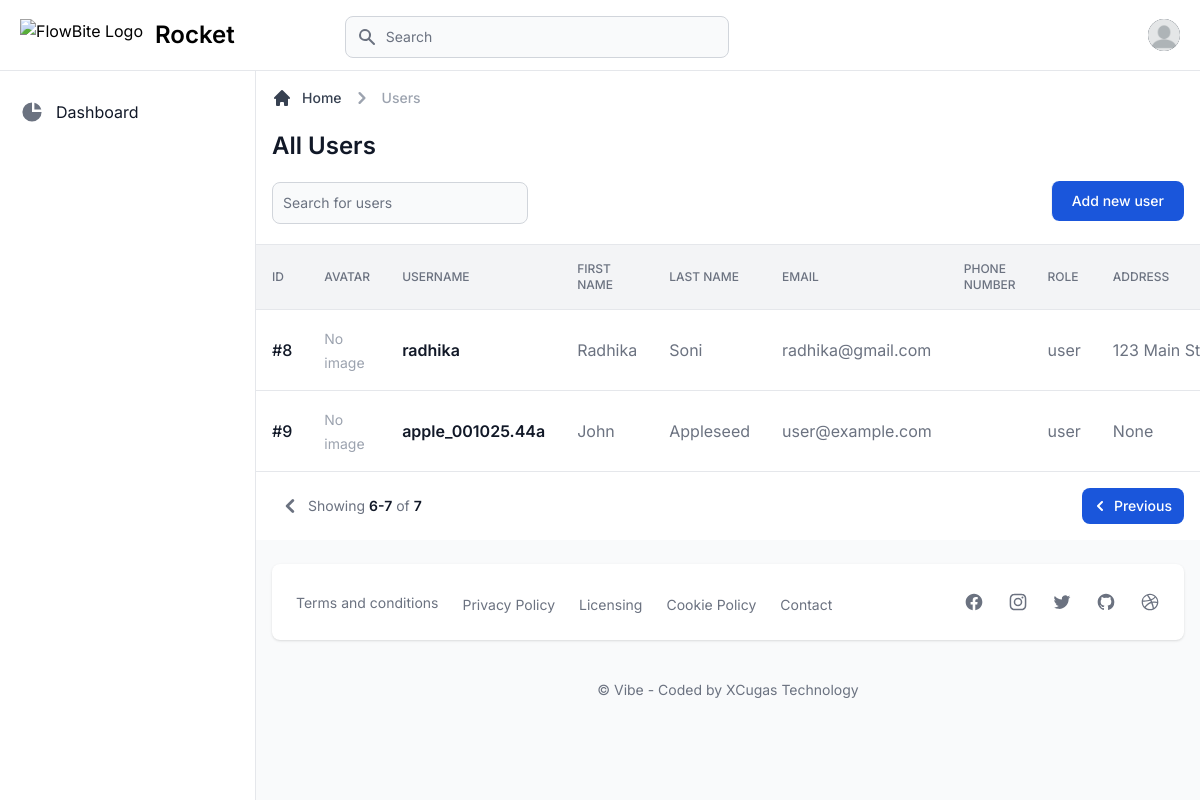
The page /users/user-list/?page=2 on the database as committed earlier.
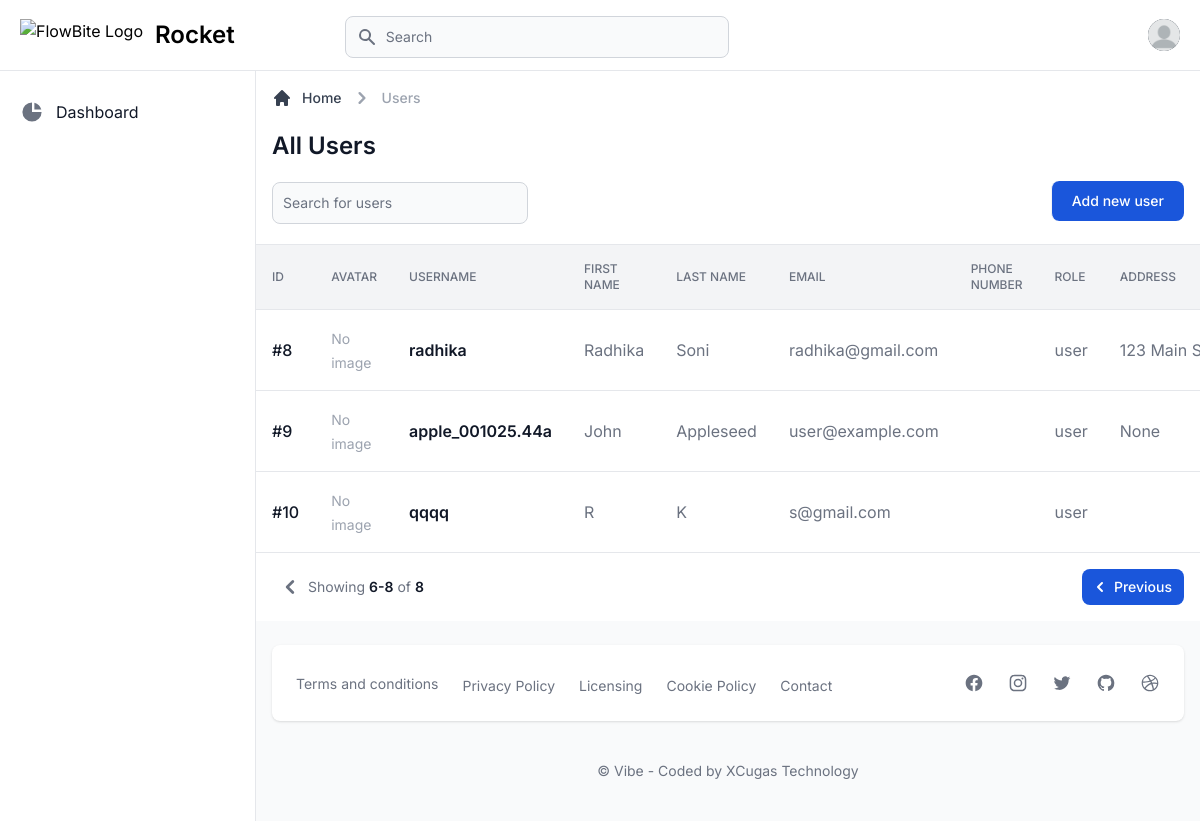
The same page on the database as committed later.
### apps/users/models.py (models this page shows, shortened)
class Profile(models.Model):
    user      = models.OneToOneField(User, on_delete=models.CASCADE)
    role      = models.CharField(max_length=20, choices=ROLE_CHOICES, default='user')
    country   = models.CharField(max_length=255, null=True, blank=True)
    state   = models.CharField(max_length=255, null=True, blank=True)
    city      = models.CharField(max_length=255, null=True, blank=True)
    address   = models.CharField(max_length=255, null=True, blank=True)
    avatar    = models.ImageField(upload_to='avatar', null=True, blank=True)
    apple_id = models.CharField(max_length=255, null=True, blank=True, unique=True)
    is_apple_user = models.BooleanField(default=False)
    status = models.CharField(max_length=20, choices=STATUS_CHOICES, default='active')

### apps/users/views.py (the view, shortened to what this page needs)
# urls.py: path('user-list/', views.user_list, name='user_list'),
def user_list(request):
    filters = profile_user_filter(request)
    profile_list = Profile.objects.select_related('user').filter(**filters)
    form = SignupForm()
    page = request.GET.get('page', 1)
    paginator = Paginator(profile_list, 5)
    profiles = paginator.page(page)
    context = {
        'users': profiles,
        'form': form,
    }
    return render(request, 'apps/users.html', context)

### apps/users/forms.py
class SignupForm(UserCreationForm):
    class Meta:
        model = User
        fields = ('username', 'email', )
    def __init__(self, *args, **kwargs):
        super(SignupForm, self).__init__(*args, **kwargs)
        for field_name, field in self.fields.items():
            self.fields[field_name].widget.attrs['placeholder'] = field.label
            self.fields[field_name].widget.attrs['class'] = 'bg-gray-50 border border-gray-300 text-gray-900 sm:text-sm rounded-lg focus:ring-primary-500 focus:border-primary-500 block w-full p-2.5 dark:bg-gray-700 dark:border-gray-600 dark:placeholder-gray-400 dark:text-white dark:focus:ring-primary-500 dark:focus:border-primary-500'
            self.fields[field_name].widget.attrs['required'] = True

### templates/apps/users.html (shortened to what the changed rows need)
{% extends "layouts/base.html" %}
{% load static %}
{% block content %}
<main>
  <div
    class="p-4 bg-white block sm:flex items-center justify-between border-b border-gray-200 lg:mt-1.5 dark:bg-gray-800 dark:border-gray-700">
    <div class="w-full mb-1">
      <div class="mb-4">
        <h1 class="text-xl font-semibold text-gray-900 sm:text-2xl dark:text-white">All Users</h1>
      </div>
    </div>
  </div>
  <div class="flex flex-col">
    <div class="overflow-x-auto">
      <div class="inline-block min-w-full align-middle">
        <div class="overflow-hidden shadow">
          <table class="min-w-full divide-y divide-gray-200 table-fixed dark:divide-gray-600">
            <thead class="bg-gray-100 dark:bg-gray-700">
              <tr>
                <th scope="col" class="p-4 text-xs font-medium text-left text-gray-500 uppercase dark:text-gray-400">
                  ID
                </th>
                <th scope="col" class="p-4 text-xs font-medium text-left text-gray-500 uppercase dark:text-gray-400">
                  Avatar
                </th>
                <th scope="col" class="p-4 text-xs font-medium text-left text-gray-500 uppercase dark:text-gray-400">
                  Username
                </th>
                <th scope="col" class="p-4 text-xs font-medium text-left text-gray-500 uppercase dark:text-gray-400">
                  First Name
                </th>
                <th scope="col" class="p-4 text-xs font-medium text-left text-gray-500 uppercase dark:text-gray-400">
                  Last Name
                </th>
                <th scope="col" class="p-4 text-xs font-medium text-left text-gray-500 uppercase dark:text-gray-400">
                  Email
                </th>
                <th scope="col" class="p-4 text-xs font-medium text-left text-gray-500 uppercase dark:text-gray-400">
                  Phone Number
                </th>
                <th scope="col" class="p-4 text-xs font-medium text-left text-gray-500 uppercase dark:text-gray-400">
                  Role
                </th>
                <th scope="col" class="p-4 text-xs font-medium text-left text-gray-500 uppercase dark:text-gray-400">
                  Address
                </th>
              </tr>
            </thead>
            <tbody class="bg-white divide-y divide-gray-200 dark:bg-gray-800 dark:divide-gray-700">
              {% for user in users %}
              <tr class="hover:bg-gray-100 dark:hover:bg-gray-700">
                <td class="p-4 text-base font-medium text-gray-900 whitespace-nowrap dark:text-white">
                  #{{ user.id }}</td>
                <td class="p-4">
                  {% if user.avatar %}
                    <img src="{{ user.avatar.url }}" alt="Avatar"
                        class="w-10 h-10 rounded-full object-cover ring-2 ring-gray-300 dark:ring-gray-600">
                  {% else %}
                    <span class="text-sm text-gray-400 dark:text-gray-500">No image</span>
                  {% endif %}
                </td>
                <td class="p-4 text-sm font-normal text-gray-500 whitespace-nowrap dark:text-gray-400">
                  <div class="text-base font-semibold text-gray-900 dark:text-white">{{ user.user.username }}</div>
                </td>
                <td
                  class="max-w-sm p-4 overflow-hidden text-base font-normal text-gray-500 truncate xl:max-w-xs dark:text-gray-400">
                  {{ user.user.first_name }}
                </td>
                <td
                  class="max-w-sm p-4 overflow-hidden text-base font-normal text-gray-500 truncate xl:max-w-xs dark:text-gray-400">
                  {{ user.user.last_name }}
                </td>
                <td
                  class="max-w-sm p-4 overflow-hidden text-base font-normal text-gray-500 truncate xl:max-w-xs dark:text-gray-400">
                  {{ user.user.email }}
                </td>
                <td
                  class="max-w-sm p-4 overflow-hidden text-base font-normal text-gray-500 truncate xl:max-w-xs dark:text-gray-400">
                </td>
                <td
                  class="max-w-sm p-4 overflow-hidden text-base font-normal text-gray-500 truncate xl:max-w-xs dark:text-gray-400">
                  {{ user.role }}
                </td>
                <td
                  class="max-w-sm p-4 overflow-hidden text-base font-normal text-gray-500 truncate xl:max-w-xs dark:text-gray-400">
                  {{ user.address }}
                </td>
              </tr>
              {% endfor %}
            </tbody>
          </table>
        </div>
      </div>
    </div>
  </div>
  <div
    class="sticky bottom-0 right-0 items-center w-full p-4 bg-white border-t border-gray-200 flex justify-between dark:bg-gray-800 dark:border-gray-700">
    <div class="flex items-center mb-4 sm:mb-0">
      <span class="text-sm font-normal text-gray-500 dark:text-gray-400">Showing <span
          class="font-semibold text-gray-900 dark:text-white">{{ users.start_index }}-{{ users.end_index }}</span> of <span
          class="font-semibold text-gray-900 dark:text-white">{{ users.paginator.count }}</span></span>
    </div>
  </div>
</main>
{% endblock content %}

Rows that differ between the two databases and show on the page:
added Profile: id "10", avatar "No image", user.username "qqqq", user.first_name "R", user.last_name "K", user.email "s@gmail.com", role "user"
Other text that changed with them:
{{ users.end_index }}: "7" → "8"
{{ users.paginator.count }}: "7" → "8"
